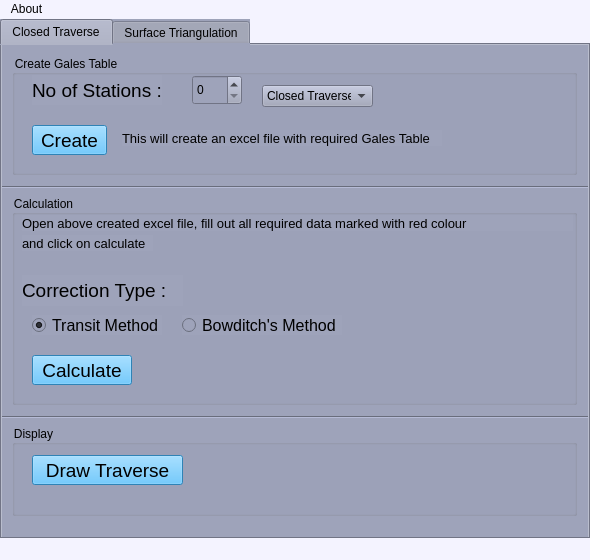
<?xml version="1.0" encoding="UTF-8"?>
<ui version="4.0">
 <class>MainWindow</class>
 <widget class="QMainWindow" name="MainWindow">
  <property name="geometry">
   <rect>
    <x>0</x>
    <y>0</y>
    <width>590</width>
    <height>560</height>
   </rect>
  </property>
  <property name="windowTitle">
   <string>MainWindow</string>
  </property>
  <property name="windowIcon">
   <iconset>
    <normaloff>../py game/tb.ico</normaloff>../py game/tb.ico</iconset>
  </property>
  <property name="styleSheet">
   <string notr="true">background:rgb(244, 243, 255)</string>
  </property>
  <property name="tabShape">
   <enum>QTabWidget::Rounded</enum>
  </property>
  <widget class="QWidget" name="centralwidget">
   <widget class="QTabWidget" name="tabWidget">
    <property name="geometry">
     <rect>
      <x>0</x>
      <y>0</y>
      <width>590</width>
      <height>520</height>
     </rect>
    </property>
    <property name="styleSheet">
     <string notr="true">background:rgb(158, 163, 186)</string>
    </property>
    <property name="currentIndex">
     <number>0</number>
    </property>
    <widget class="QWidget" name="tab_closed">
     <attribute name="title">
      <string>Closed Traverse</string>
     </attribute>
     <widget class="QGroupBox" name="groupBox">
      <property name="geometry">
       <rect>
        <x>10</x>
        <y>10</y>
        <width>565</width>
        <height>120</height>
       </rect>
      </property>
      <property name="title">
       <string>Create Gales Table</string>
      </property>
      <widget class="QSpinBox" name="spinBox">
       <property name="geometry">
        <rect>
         <x>180</x>
         <y>20</y>
         <width>50</width>
         <height>30</height>
        </rect>
       </property>
       <property name="styleSheet">
        <string notr="true"/>
       </property>
      </widget>
      <widget class="QPushButton" name="pushButton">
       <property name="geometry">
        <rect>
         <x>20</x>
         <y>70</y>
         <width>75</width>
         <height>30</height>
        </rect>
       </property>
       <property name="font">
        <font>
         <pointsize>14</pointsize>
        </font>
       </property>
       <property name="styleSheet">
        <string notr="true">background:rgb(66, 183, 255)</string>
       </property>
       <property name="text">
        <string>Create</string>
       </property>
      </widget>
      <widget class="QLabel" name="label_2">
       <property name="geometry">
        <rect>
         <x>110</x>
         <y>75</y>
         <width>320</width>
         <height>16</height>
        </rect>
       </property>
       <property name="font">
        <font>
         <pointsize>10</pointsize>
        </font>
       </property>
       <property name="text">
        <string>This will create an excel file with required Gales Table</string>
       </property>
      </widget>
      <widget class="QLabel" name="label">
       <property name="geometry">
        <rect>
         <x>20</x>
         <y>20</y>
         <width>130</width>
         <height>30</height>
        </rect>
       </property>
       <property name="font">
        <font>
         <pointsize>14</pointsize>
        </font>
       </property>
       <property name="text">
        <string>No of Stations :</string>
       </property>
      </widget>
      <widget class="QComboBox" name="comboBox">
       <property name="geometry">
        <rect>
         <x>250</x>
         <y>30</y>
         <width>111</width>
         <height>22</height>
        </rect>
       </property>
       <item>
        <property name="text">
         <string>Closed Traverse</string>
        </property>
       </item>
       <item>
        <property name="text">
         <string>Link Traverse</string>
        </property>
       </item>
      </widget>
     </widget>
     <widget class="QGroupBox" name="groupBox_2">
      <property name="geometry">
       <rect>
        <x>10</x>
        <y>150</y>
        <width>565</width>
        <height>210</height>
       </rect>
      </property>
      <property name="title">
       <string>Calculation</string>
      </property>
      <widget class="QLabel" name="label_3">
       <property name="geometry">
        <rect>
         <x>10</x>
         <y>20</y>
         <width>551</width>
         <height>16</height>
        </rect>
       </property>
       <property name="font">
        <font>
         <pointsize>10</pointsize>
        </font>
       </property>
       <property name="text">
        <string>Open above created excel file, fill out all required data marked with red colour</string>
       </property>
      </widget>
      <widget class="QPushButton" name="pushButton_2">
       <property name="geometry">
        <rect>
         <x>20</x>
         <y>160</y>
         <width>100</width>
         <height>30</height>
        </rect>
       </property>
       <property name="font">
        <font>
         <pointsize>14</pointsize>
        </font>
       </property>
       <property name="styleSheet">
        <string notr="true">background:rgb(66, 183, 255)</string>
       </property>
       <property name="text">
        <string>Calculate</string>
       </property>
      </widget>
      <widget class="QLabel" name="label_4">
       <property name="geometry">
        <rect>
         <x>10</x>
         <y>40</y>
         <width>131</width>
         <height>16</height>
        </rect>
       </property>
       <property name="font">
        <font>
         <pointsize>10</pointsize>
        </font>
       </property>
       <property name="text">
        <string>and click on calculate</string>
       </property>
      </widget>
      <widget class="QLabel" name="label_5">
       <property name="geometry">
        <rect>
         <x>10</x>
         <y>80</y>
         <width>161</width>
         <height>31</height>
        </rect>
       </property>
       <property name="font">
        <font>
         <pointsize>14</pointsize>
        </font>
       </property>
       <property name="text">
        <string>Correction Type :</string>
       </property>
      </widget>
      <widget class="QRadioButton" name="radioButton">
       <property name="geometry">
        <rect>
         <x>20</x>
         <y>120</y>
         <width>130</width>
         <height>20</height>
        </rect>
       </property>
       <property name="font">
        <font>
         <pointsize>12</pointsize>
        </font>
       </property>
       <property name="text">
        <string>Transit Method</string>
       </property>
       <property name="checked">
        <bool>true</bool>
       </property>
      </widget>
      <widget class="QRadioButton" name="radioButton_2">
       <property name="geometry">
        <rect>
         <x>170</x>
         <y>120</y>
         <width>160</width>
         <height>20</height>
        </rect>
       </property>
       <property name="font">
        <font>
         <pointsize>12</pointsize>
        </font>
       </property>
       <property name="text">
        <string>Bowditch's Method</string>
       </property>
      </widget>
     </widget>
     <widget class="Line" name="line">
      <property name="geometry">
       <rect>
        <x>0</x>
        <y>140</y>
        <width>590</width>
        <height>5</height>
       </rect>
      </property>
      <property name="orientation">
       <enum>Qt::Horizontal</enum>
      </property>
     </widget>
     <widget class="Line" name="line_2">
      <property name="geometry">
       <rect>
        <x>0</x>
        <y>370</y>
        <width>590</width>
        <height>5</height>
       </rect>
      </property>
      <property name="orientation">
       <enum>Qt::Horizontal</enum>
      </property>
     </widget>
     <widget class="QGroupBox" name="groupBox_3">
      <property name="geometry">
       <rect>
        <x>10</x>
        <y>380</y>
        <width>565</width>
        <height>91</height>
       </rect>
      </property>
      <property name="title">
       <string>Display</string>
      </property>
      <widget class="QPushButton" name="pushButton_4">
       <property name="geometry">
        <rect>
         <x>20</x>
         <y>30</y>
         <width>151</width>
         <height>30</height>
        </rect>
       </property>
       <property name="font">
        <font>
         <pointsize>14</pointsize>
        </font>
       </property>
       <property name="styleSheet">
        <string notr="true">background:rgb(66, 183, 255)</string>
       </property>
       <property name="text">
        <string>Draw Traverse</string>
       </property>
      </widget>
     </widget>
    </widget>
    <widget class="QWidget" name="tab_surface">
     <attribute name="title">
      <string>Surface Triangulation</string>
     </attribute>
    </widget>
   </widget>
  </widget>
  <widget class="QMenuBar" name="menubar">
   <property name="geometry">
    <rect>
     <x>0</x>
     <y>0</y>
     <width>590</width>
     <height>21</height>
    </rect>
   </property>
   <widget class="QMenu" name="menuAbout">
    <property name="title">
     <string>About</string>
    </property>
    <addaction name="actionCreator"/>
    <addaction name="actionApp"/>
    <addaction name="actionContact"/>
    <addaction name="actionTerms_of_Services"/>
   </widget>
   <addaction name="menuAbout"/>
  </widget>
  <widget class="QStatusBar" name="statusbar"/>
  <action name="actionCreator">
   <property name="text">
    <string>Creator</string>
   </property>
  </action>
  <action name="actionApp">
   <property name="text">
    <string>App</string>
   </property>
  </action>
  <action name="actionContact">
   <property name="text">
    <string>Contact</string>
   </property>
  </action>
  <action name="actionTerms_of_Services">
   <property name="text">
    <string>Terms of Services</string>
   </property>
  </action>
 </widget>
 <tabstops>
  <tabstop>spinBox</tabstop>
  <tabstop>pushButton</tabstop>
  <tabstop>pushButton_2</tabstop>
  <tabstop>radioButton</tabstop>
  <tabstop>tabWidget</tabstop>
  <tabstop>radioButton_2</tabstop>
  <tabstop>pushButton_4</tabstop>
 </tabstops>
 <resources/>
 <connections/>
</ui>
